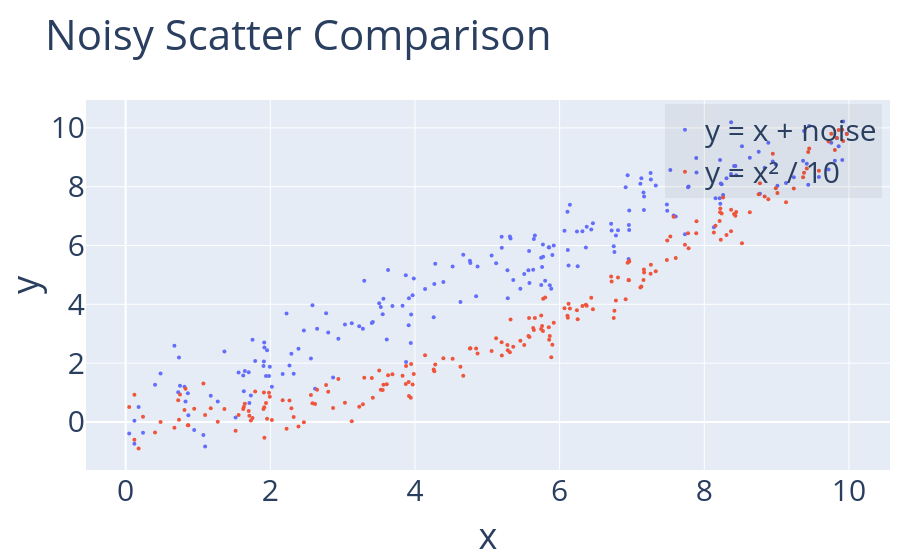

Write notebook code for a chart like this one.
### Markdown cell above
## 3 · `plotScatter` — scatter with shared x, multiple y series

### Code cell
x_vals = rng.uniform(0, 10, 200)

scatter_data = {
    'y = x + noise':    x_vals + rng.normal(0, 0.8, 200),
    'y = x² / 10':      x_vals ** 2 / 10 + rng.normal(0, 0.5, 200),
}

plotScatter(
    x_vals,
    scatter_data,
    title='Noisy Scatter Comparison',
    x_label='x',
    y_label='y',
    dot_size=4,
)

### Figure 1 — Plotly figure (JSON) as saved in the notebook; plotly's stock layout.template omitted (floating-point values rounded to 4 significant figures; data arrays with more than 128 entries replaced by an {"elided": "..."} marker saying what was removed)
{"data": [{"marker": {"size": 4}, "mode": "markers", "name": "y = x + noise", "type": "scatter", "x": {"elided": "200 float values"}, "y": {"elided": "200 float values"}}, {"marker": {"size": 4}, "mode": "markers", "name": "y = x² / 10", "type": "scatter", "x": {"elided": "200 float values"}, "y": {"elided": "200 float values"}}], "layout": {"font": {"size": 30}, "legend": {"bgcolor": "rgba(0,0,0,.05)", "x": 0.99, "xanchor": "right", "y": 0.99, "yanchor": "top"}, "margin": {"r": 10, "t": 100}, "showlegend": true, "title": {"text": "Noisy Scatter Comparison"}, "xaxis": {"title": {"text": "x"}}, "yaxis": {"title": {"text": "y"}}}}
